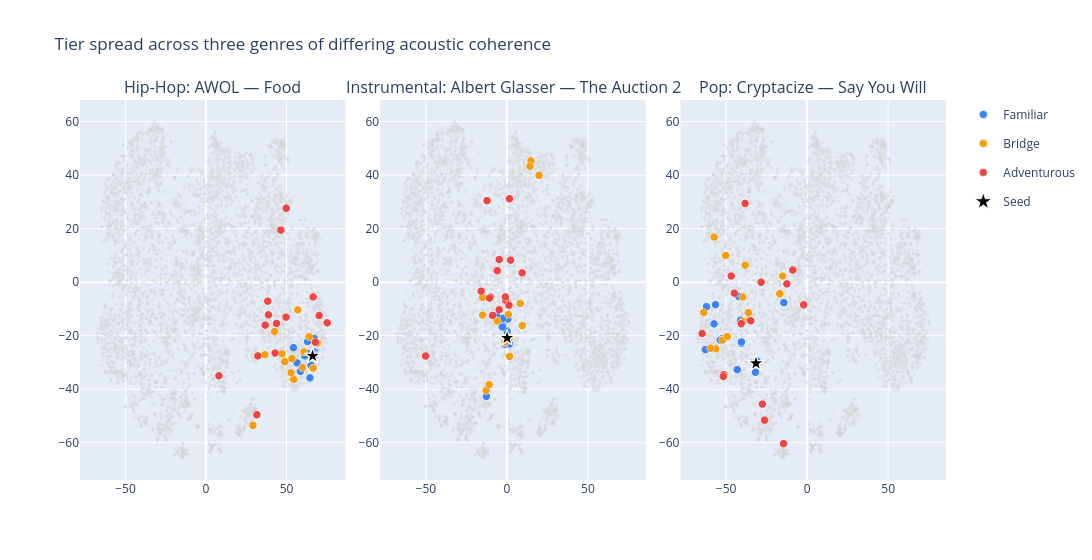

Here is the notebook cell this chart was saved with:
### Markdown cell above
## The same three tiers, on the three seeds used throughout 07-09

Hip-Hop (coherent), Instrumental (best genre-agreement), Pop (the
acoustically incoherent one) — the same three catalogue seeds used to tune
`explore_tiers` in notebook 09. If Pop's Bridge/Adventurous points look more
scattered than Hip-Hop's, that's the same "Pop has no consistent acoustic
identity" finding from notebooks 06 and 08, now visible rather than only
measured.

### Code cell
ROUND_SEEDS = [2, 40659, 3538]  # AWOL - Food; Albert Glasser - The Auction 2; Cryptacize - Say You Will

sub_titles = []
seed_tier_dfs = {}
for seed_id in ROUND_SEEDS:
    m = tracks.loc[seed_id]
    t = explore_tiers(seed_id=seed_id, seed_artist=m[("artist", "name")],
                       familiar=familiar, bridge=bridge, adventurous=adventurous, n=15,
                       gate_factors=gate_factors, max_same_genre_share=max_same_genre_share, widen_to=widen_to)
    seed_tier_dfs[seed_id] = tiers_to_frame(seed_id, t)
    sub_titles.append(f"{m[('track','genre_top')]}: {m[('artist','name')]} — {m[('track','title')]}")

fig = make_subplots(rows=1, cols=3, subplot_titles=sub_titles, horizontal_spacing=0.04)

for col, seed_id in enumerate(ROUND_SEEDS, start=1):
    tdf = seed_tier_dfs[seed_id]
    fig.add_trace(go.Scattergl(
        x=plot_df["x"], y=plot_df["y"], mode="markers",
        marker=dict(size=3, color="lightgray"), opacity=0.3,
        hoverinfo="skip", showlegend=False,
    ), row=1, col=col)
    for label, color in TIER_COLORS.items():
        sub = tdf[tdf["tier"] == label]
        fig.add_trace(go.Scattergl(
            x=sub["x"], y=sub["y"], mode="markers", name=label,
            marker=dict(size=8, color=color, line=dict(width=0.5, color="white")),
            legendgroup=label, showlegend=(col == 1),
            text=[f"{r.title} — {r.artist} · rank {r['rank']}" for _, r in sub.iterrows()],
            hoverinfo="text",
        ), row=1, col=col)
    seed_xy = pos.loc[seed_id]
    fig.add_trace(go.Scattergl(
        x=[seed_xy.x], y=[seed_xy.y], mode="markers", name="Seed",
        marker=dict(size=13, color="black", symbol="star", line=dict(width=1, color="white")),
        legendgroup="Seed", showlegend=(col == 1),
    ), row=1, col=col)

fig.update_layout(width=1500, height=560, title="Tier spread across three genres of differing acoustic coherence")
fig.show()

### Figure 1 — Plotly figure (JSON) as saved in the notebook; plotly's stock layout.template omitted (floating-point values rounded to 4 significant figures; data arrays with more than 128 entries replaced by an {"elided": "..."} marker saying what was removed)
{"data": [{"hoverinfo": "skip", "marker": {"color": "lightgray", "size": 3}, "mode": "markers", "opacity": 0.3, "showlegend": false, "type": "scattergl", "x": {"elided": "7994 float values"}, "xaxis": "x", "y": {"elided": "7994 float values"}, "yaxis": "y"}, {"hoverinfo": "text", "legendgroup": "Familiar", "marker": {"color": "#3B82F6", "line": {"color": "white", "width": 0.5}, "size": 8}, "mode": "markers", "name": "Familiar", "showlegend": true, "text": ["43-13 — Sun Sunych · rank 1", "Fist City — The Honorable Sleaze · rank 2", "Race With Time (Prod. Joel Johnston) — Hi-Rez · rank 3", "The Remedy (Prod. Joel Johnston) — Hi-Rez · rank 4", "What's It All For — CM & Tha Silent Partner · rank 5", "Deranged Barber — Majik Most · rank 6", "Throw It Up Ft. BDG (Prod. Joel Johnston) — Hi-Rez · rank 7", "The Remedy — DJ Def Chad · rank 8", "Fa' faire du loot — Alaclair Ensemble · rank 9", "Burns (Featuring Cable) — Deadly Combo · rank 10", "My City — Dollar Boyz · rank 11", "Success — K. Sparks · rank 12", "The More Things Change — The Impossebulls · rank 13", "I'd better (ft. Sunniq & Alex East Block) — Sun Sunych ft. Sunniq & Alex East Block · rank 14", "Let Me Spell You This (016 Tess Dis Champion Mixx) — The Impossebulls · rank 15"], "type": "scattergl", "x": [67.64, 65.35, 54.32, 62.64, 65.95, 65.21, 58.67, 67.67, 63.04, 67.47, 66.23, 61.36, 67.24, 64.58, 56.51], "xaxis": "x", "y": [-26.14, -27.72, -24.48, -26.53, -27.46, -31.04, -33.33, -27.04, -22.18, -27.18, -27.32, -27.56, -21.07, -35.77, -30.18], "yaxis": "y"}, {"hoverinfo": "text", "legendgroup": "Bridge", "marker": {"color": "#F59E0B", "line": {"color": "white", "width": 0.5}, "size": 8}, "mode": "markers", "name": "Bridge", "showlegend": true, "text": ["Doom Days — BrokeMC · rank 43", "Must Be a Hit — Laws · rank 55", "Aperitivos — J-K · rank 108", "WFMU Freestyle — Blitz The Ambassador · rank 133", "TIME/Leap — St. LaRok · rank 138", "No Time For Lookin' Back — This One · rank 140", "Believe In Me (Reprise) — 13adluck & uh-oh · rank 141", "dykedub (dyke b mix) — Sans Blanc · rank 253", "Yankee Doodle — Dream Kids · rank 316", "Ode To A Baby Snowstorm — Ghostly Dust Machine · rank 364", "Valentines Day Directions for the Lonely — Monk Turner · rank 375", "NO (Midi #2: Camille/\"Modern Music Mix\") — Skeletons · rank 403", "12 Days of Christmas — R.Tists for Christmas · rank 429", "Kingdom Come — Mastermind XS · rank 447", "Au royaume de la money — Unity Vibration · rank 475"], "type": "scattergl", "x": [48.9, 69.21, 59.98, 54.49, 60.88, 47.29, 53.46, 52.85, 57.33, 42.63, 64.18, 57.06, 66.59, 36.62, 29.18], "xaxis": "x", "y": [-29.71, -22.73, -31.93, -36.36, -26.1, -26.82, -28.55, -33.86, -10.38, -18.46, -20.39, -10.37, -32.1, -27.12, -53.52], "yaxis": "y"}, {"hoverinfo": "text", "legendgroup": "Adventurous", "marker": {"color": "#EF4444", "line": {"color": "white", "width": 0.5}, "size": 8}, "mode": "markers", "name": "Adventurous", "showlegend": true, "text": ["One Take (Intro) — Dengaz · rank 506", "So On and Yo! (Instrumental) — LOWdown · rank 509", "Ninjas (c/ Stray) — J-K · rank 529", "MIA — Fleslit · rank 629", "Cannabis Club Skit — Opio · rank 766", "half a world away — beat.dowsing · rank 917", "Eleven 11 — Kellee Maize · rank 932", "Belief feat. John Mayer — 6th Sense &amp; Mick Boogie · rank 957", "Head Cold — Tha Silent Partner · rank 1012", "Drumsong Riddim - dubshot's boombastic redub (Lowlands) — Tony Dubshot · rank 1103", "Disco High — UltraCat · rank 1268", "Hrz — So Cow · rank 1320", "raiz latina — Chicken Jones · rank 1359", "james p. funk 2 — Black Ant · rank 1542", "In Tune (J. Glaze Remix) — Kellee Maize & J. Glaze Productions · rank 1985"], "type": "scattergl", "x": [75.31, 42.92, 67.91, 70.29, 8.062, 36.81, 66.58, 32.2, 43.8, 31.62, 46.51, 38.35, 38.82, 49.72, 49.89], "xaxis": "x", "y": [-15.2, -26.49, -22.43, -12.47, -34.98, -16.06, -5.528, -27.56, -15.42, -49.54, 19.45, -7.105, -12.22, -13.07, 27.62], "yaxis": "y"}, {"legendgroup": "Seed", "marker": {"color": "black", "line": {"color": "white", "width": 1}, "size": 13, "symbol": "star"}, "mode": "markers", "name": "Seed", "showlegend": true, "type": "scattergl", "x": [66.25], "xaxis": "x", "y": [-27.56], "yaxis": "y"}, {"hoverinfo": "skip", "marker": {"color": "lightgray", "size": 3}, "mode": "markers", "opacity": 0.3, "showlegend": false, "type": "scattergl", "x": {"elided": "7994 float values"}, "xaxis": "x2", "y": {"elided": "7994 float values"}, "yaxis": "y2"}, {"hoverinfo": "text", "legendgroup": "Familiar", "marker": {"color": "#3B82F6", "line": {"color": "white", "width": 0.5}, "size": 8}, "mode": "markers", "name": "Familiar", "showlegend": false, "text": ["Kapi Radja (Ape King) — Peliatan Gamelan · rank 1", "Adele — Mopno · rank 2", "Electronic Composition Two B Craig Mikeski — Craig Mileski · rank 3", "World Premiere Grand Revue [#15 And 13] — Saitto Elettrico Goodsound · rank 4", "Bread — Wellington Boot · rank 5", "Dutch East Indies — Snawklor · rank 6", "Riff Cloud — Raya Brass Band · rank 7", "Aqua 2 — Rod Hamilton · rank 8", "Fumi Distanti — Chris Silver T and Mauro Sambo · rank 9", "Union Hall Melody — Blue Dot Sessions · rank 10", "Slider — Blue Dot Sessions · rank 11", "Aqua 1 — Rod Hamilton · rank 12", "Paving Stones — Blue Dot Sessions · rank 13", "Tanguedo — Blue Dot Sessions · rank 14", "Jackbird — Blue Dot Sessions · rank 15"], "type": "scattergl", "x": [0.4066, 0.4012, 0.8691, -1.155, -0.1599, 1.798, -12.47, 0.4146, -1.133, -2.393, 0.6911, 0.3348, -2.468, -2.705, -6.243], "xaxis": "x2", "y": [-21.18, -18.16, -21.03, -23.25, -21.42, -23.12, -42.67, -18.2, -22.73, -16.31, -13.78, -18.53, -13.53, -16.77, -12.39], "yaxis": "y2"}, {"hoverinfo": "text", "legendgroup": "Bridge", "marker": {"color": "#F59E0B", "line": {"color": "white", "width": 0.5}, "size": 8}, "mode": "markers", "name": "Bridge", "showlegend": false, "text": ["EARth — Sky Thing · rank 33", "daRundada Sys — suRRism · rank 34", "traSH piaNO thEMe — Martin Rach · rank 35", "No Habla Catalan Studio — Noise Problems Selections · rank 36", "Section 5 — Cecilia Lopez · rank 37", "Hartford — Mary Halvorson and Jessica Pavone · rank 38", "Acoustic And Intimidating — Cock ESP w/Art Pratten · rank 39", "Lullaby — Talulah Lotus · rank 41", "Mining the Acoustics in the Empty Room at Anne Frank Studios in Piladelphia, PA (Paris mix) — A. P. Vague · rank 43", "Cinnamon Walls — Orquestra Popular De Paio Pires · rank 44", "La tapa del viernes — Circus Marcus · rank 45", "Hadas G.H Drum&bass — Zimbalista · rank 46", "Illway — Blue Dot Sessions · rank 112", "Sweetly — Blue Dot Sessions · rank 121", "Music To Watch Girls Smash By — Ergo Phizmiz · rank 136"], "type": "scattergl", "x": [9.639, -1.119, 1.395, 8.391, 1.488, -14.82, 15.01, 1.799, 14.37, -12.66, 1.045, -10.77, -14.8, -5.784, 19.97], "xaxis": "x2", "y": [-16.26, -22.41, -20.8, -7.939, -21.09, -12.29, 45.35, -27.73, 43.3, -40.48, -12.08, -38.27, -5.663, -14.55, 39.9], "yaxis": "y2"}, {"hoverinfo": "text", "legendgroup": "Adventurous", "marker": {"color": "#EF4444", "line": {"color": "white", "width": 0.5}, "size": 8}, "mode": "markers", "name": "Adventurous", "showlegend": false, "text": ["Cab Ride — Blue Dot Sessions · rank 514", "Catcher Textile — Blue Dot Sessions · rank 520", "Comma — Blue Dot Sessions · rank 535", "I'm Not Ready Right Now — Blear Moon · rank 540", "Transit Alias — Blue Dot Sessions · rank 602", "Studio — Muhmood · rank 641", "Liquor Files - Hickory — Blue Dot Sessions · rank 851", "Flood — Jahzzar · rank 989", "Sunset — Lee Rosevere · rank 1013", "P.S.I. Part II (Final Step) — Fatal Injection · rank 1103", "Strange Meeting — David Szesztay · rank 1187", "Periodicals — Blue Dot Sessions · rank 1357", "Interlude #13 — Kevin Hartnell · rank 1397", "Chase and We Follow — Blue Dot Sessions · rank 1682", "Eller — Urban Inbreed · rank 1992"], "type": "scattergl", "x": [-8.692, -0.6642, 1.46, 2.42, -0.8091, 1.744, -4.578, -4.611, -5.826, 9.542, -15.74, -9.918, -12.08, -10.58, -50.01], "xaxis": "x2", "y": [-12.43, -6.769, -8.62, 8.234, -5.527, 31.18, -10.32, 8.459, 4.278, 3.467, -3.37, -5.536, 30.46, -5.961, -27.6], "yaxis": "y2"}, {"legendgroup": "Seed", "marker": {"color": "black", "line": {"color": "white", "width": 1}, "size": 13, "symbol": "star"}, "mode": "markers", "name": "Seed", "showlegend": false, "type": "scattergl", "x": [0.2988], "xaxis": "x2", "y": [-20.86], "yaxis": "y2"}, {"hoverinfo": "skip", "marker": {"color": "lightgray", "size": 3}, "mode": "markers", "opacity": 0.3, "showlegend": false, "type": "scattergl", "x": {"elided": "7994 float values"}, "xaxis": "x3", "y": {"elided": "7994 float values"}, "yaxis": "y3"}, {"hoverinfo": "text", "legendgroup": "Familiar", "marker": {"color": "#3B82F6", "line": {"color": "white", "width": 0.5}, "size": 8}, "mode": "markers", "name": "Familiar", "showlegend": false, "text": ["Ravens — Nalle · rank 1", "Apes &amp; History (Swimmin in Paper) — Big Blood · rank 2", "What If We Do — Mia Doi Todd · rank 3", "Passing Stranger — The Wingdale Community Singers · rank 4", "I Don't Care — Mary Lorson · rank 5", "La Sombra — Cordero · rank 6", "B — Josh Tillinghast · rank 7", "Living Country Song — Monk Turner · rank 8", "Sickly Brazil — Kreamy 'Lectric Santa · rank 9", "You Don't Know How Lucky You Are — Keaton Henson · rank 10", "Slow Motion — The Jacobins · rank 11", "Paradise — Goddess · rank 12", "Ghost — Rachel Ries · rank 13", "Saw You On the Train Last Night (Instrumental) — Nick Jaina · rank 14", "That River Wide — Blue Dot Sessions · rank 15"], "type": "scattergl", "x": [-30.93, -40.3, -52.48, -53.29, -31.6, -56.23, -57.17, -61.77, -62.52, -40.27, -41.97, -42.86, -40.76, -30.73, -14.09], "xaxis": "x3", "y": [-29.73, -22.8, -21.22, -21.65, -33.67, -8.408, -15.58, -9.145, -25.22, -22.35, -5.333, -32.7, -14.18, -29.45, -7.685], "yaxis": "y3"}, {"hoverinfo": "text", "legendgroup": "Bridge", "marker": {"color": "#F59E0B", "line": {"color": "white", "width": 0.5}, "size": 8}, "mode": "markers", "name": "Bridge", "showlegend": false, "text": ["God Forsaken Town — Koonda Holaa · rank 33", "Bedoin Song — Lior · rank 35", "Autumn Flow — Lior · rank 59", "On The Wings — Citay · rank 60", "Morning Birds — Kristin Hersh · rank 63", "Land — Ai Aso · rank 65", "First Christmas Song — Tusk Lord · rank 67", "Drone Trailer — MV + EE and Willie Lane · rank 76", "As She Came Out of  the Water — Matt Bauer · rank 80", "Funeral Brahms — Polka Madre · rank 82", "Queen Of The Wires — Alec K. Redfearn & the Eyesores · rank 83", "Family Tree Burning — This Mess is Mine · rank 85", "Somebody To Love — Sakura Madams · rank 98", "Huna Cosm — MV + EE · rank 103", "Gentle, Polite — Eric & Magill · rank 149"], "type": "scattergl", "x": [-16.44, -51.96, -56.03, -39.47, -37.93, -39.6, -59.22, -14.81, -35.15, -57.1, -35.97, -49.0, -49.98, -16.63, -63.46], "xaxis": "x3", "y": [-4.486, -21.66, -24.92, -5.551, 6.338, -14.68, -24.71, 2.271, -14.19, 16.86, -11.39, -20.35, 9.998, -4.307, -11.34], "yaxis": "y3"}, {"hoverinfo": "text", "legendgroup": "Adventurous", "marker": {"color": "#EF4444", "line": {"color": "white", "width": 0.5}, "size": 8}, "mode": "markers", "name": "Adventurous", "showlegend": false, "text": ["Traveling — Susanna · rank 505", "Blue Skies — Melaena Cadiz · rank 528", "Circles — Peter Biedermann · rank 536", "Copenhagen — Peter Biedermann · rank 616", "How's The Weather Up There — The Invasion · rank 626", "Softly Tomorrow — Ilyas Ahmed · rank 774", "Kara Deniz — Vlada Tomova's Balkan Tales · rank 975", "The Truth — Sally Seltmann · rank 1104", "The Forest Is Shaking Part 1 — Black Sea Hotel · rank 1136", "Le kid de la plage — Aussitôt Mort / MORT MORT MORT · rank 1223", "Nie Zama Nie Sema — The Sounds of Taraab · rank 1321", "11:11 — Christopher Joel · rank 1584", "Alesser Whale — Poland · rank 1632", "Guacamaya — Radio Jarocho and Zenen Zeferino Huervo · rank 1745", "Sitting In a Garden of My Own — Debby Schwartz · rank 1776"], "type": "scattergl", "x": [-8.555, -34.47, -51.17, -51.43, -44.63, -12.21, -28.1, -40.36, -14.24, -38.01, -25.97, -46.53, -1.875, -27.3, -64.48], "xaxis": "x3", "y": [4.537, -14.43, -34.56, -35.24, -4.13, -0.6416, -0.02416, -15.51, -60.33, 29.41, -51.58, 2.304, -8.462, -45.59, -19.17], "yaxis": "y3"}, {"legendgroup": "Seed", "marker": {"color": "black", "line": {"color": "white", "width": 1}, "size": 13, "symbol": "star"}, "mode": "markers", "name": "Seed", "showlegend": false, "type": "scattergl", "x": [-31.28], "xaxis": "x3", "y": [-30.35], "yaxis": "y3"}], "layout": {"annotations": [{"font": {"size": 16}, "showarrow": false, "text": "Hip-Hop: AWOL — Food", "x": 0.1533, "xanchor": "center", "xref": "paper", "y": 1.0, "yanchor": "bottom", "yref": "paper"}, {"font": {"size": 16}, "showarrow": false, "text": "Instrumental: Albert Glasser — The Auction 2", "x": 0.5, "xanchor": "center", "xref": "paper", "y": 1.0, "yanchor": "bottom", "yref": "paper"}, {"font": {"size": 16}, "showarrow": false, "text": "Pop: Cryptacize — Say You Will", "x": 0.8467, "xanchor": "center", "xref": "paper", "y": 1.0, "yanchor": "bottom", "yref": "paper"}], "height": 560, "title": {"text": "Tier spread across three genres of differing acoustic coherence"}, "width": 1500, "xaxis": {"anchor": "y", "domain": [0.0, 0.3067]}, "xaxis2": {"anchor": "y2", "domain": [0.3467, 0.6533]}, "xaxis3": {"anchor": "y3", "domain": [0.6933, 1.0]}, "yaxis": {"anchor": "x", "domain": [0.0, 1.0]}, "yaxis2": {"anchor": "x2", "domain": [0.0, 1.0]}, "yaxis3": {"anchor": "x3", "domain": [0.0, 1.0]}}}
